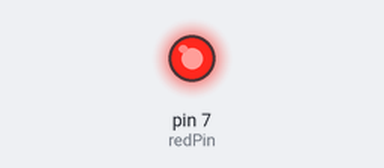
A sketch run on a simulated Arduino Uno, built with avr-gcc and run on an emulated ATmega328P. Shown: output pins drawn as LEDs (lit = HIGH).

Above: at 1.5 s.
At 6.7 s:
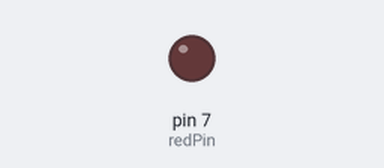
Timing chart, 0 to 8.1 s (numbered marks = the images above):
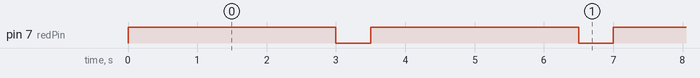

Measured:
- by itself, pin 7 (redPin): alternates HIGH for 3.0 s and LOW for 0.50 s

The sketch:

Test_Pin7.ino
```cpp
// Test_Pin7.ino
// 单独测试引脚 7 上的红色 LED，让它一直闪烁

const int redPin = 7;  // 红色 LED 接引脚 7

void setup() {
  pinMode(redPin, OUTPUT);  // 设置引脚 7 为输出模式
}

void loop() {
  digitalWrite(redPin, HIGH);  // 点亮红灯
  delay(3000);                  // 亮 500 毫秒
  digitalWrite(redPin, LOW);   // 熄灭红灯
  delay(500);                  // 灭 500 毫秒
}
```
